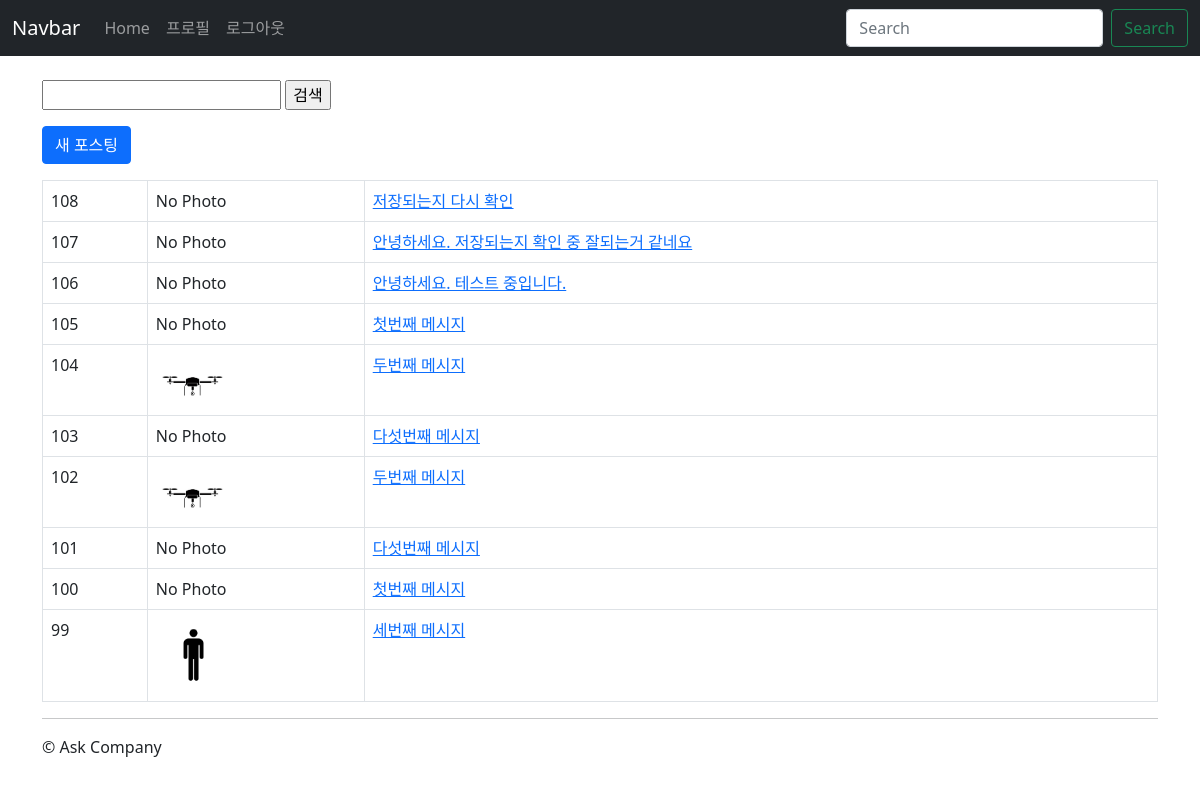
Before: /k-instagram/ (signed in) with the older database file.
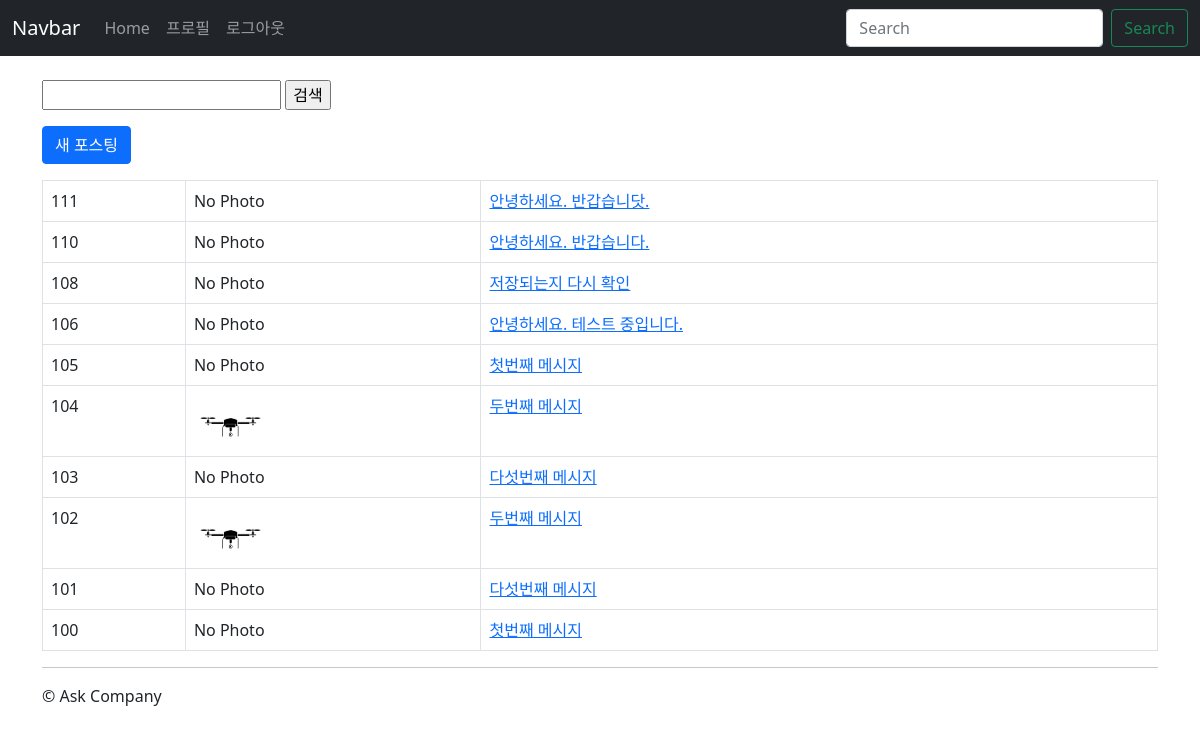
After: the same page with the newer database file.
### instagram/models.py (models this page shows, shortened)
class Post(models.Model):
    author = models.ForeignKey(settings.AUTH_USER_MODEL,
        on_delete=models.CASCADE, related_name='+')
    message = models.TextField(
        validators=[MinLengthValidator(10)]
    )
    photo = models.ImageField(blank=True, upload_to='instagram/post/%Y/%m/%d') # media���� �ؿ� upload_to ��ΰ� ������
    tag_set = models.ManyToManyField('Tag', blank=True) # Tag�� ������ ���, Tag�� ���� ���� �׾���(�ۼ� ��ÿ� ���ǵǾ� ���� ����)
    is_public = models.BooleanField(default=False, verbose_name='��������')
    create_at = models.DateTimeField(auto_now_add=True)
    update_at = models.DateTimeField(auto_now=True)
    def get_absolute_url(self):
        return reverse('instagram:post_detail', args=[self.pk])
    class Meta:
        ordering = ['-id']

### instagram/views.py (the view)
class PostListView(LoginRequiredMixin, ListView):
    model = Post
    paginate_by = 10

### instagram/templates/instagram/post_list.html (shortened to what this page needs)
{% extends 'instagram/layout.html' %}
{% load bootstrap4 %}
{% block content %}
    <form action="" method="get">
        <input type="text" name="q" value="{{ q }}"/>
        <input type="submit" value="검색"/>
    </form>
    <a href="{% url 'instagram:post_new' %}" class="btn btn-primary btn-block mt-3 mb-3">
        새 포스팅
    </a>
    <table class="table table-bordered table-hover">
        <tbody>
            {% for post in post_list %}
                <tr>
                    <td>
                        {{ post.pk }}
                    </td>
                    <td>
                        {% if post.photo %}
                            <img src="{{ post.photo.url }}" style="width: 75px;"/>
                        {% else %}
                            No Photo
                        {% endif %}
                    </td>
                    <td>
                        <a href="{{ post.get_absolute_url }}">
                            {{ post.message }}
                        </a>
                    </td>
                </tr>
            {% endfor %}
        </tbody>
    </table>
{% endblock content %}

### instagram/templates/instagram/layout.html
{% extends 'layout.html' %}

### askcompany/templates/layout.html (shortened to what this page needs)
{% load bootstrap4 static %}
<!doctype html>
<html lang="ko">
  	<head>
		<link rel="stylesheet" href="{% static 'bootstrap-5.0.0-beta1-dist/css/bootstrap.css' %}">
  	</head>
  	<body>
		<nav class="navbar navbar-expand-md navbar-dark bg-dark fixed-top">
			<div class="container-fluid">
				<a class="navbar-brand" href="#">Navbar</a>
				<div class="collapse navbar-collapse" id="navbarsExampleDefault">
					<ul class="navbar-nav me-auto mb-2 mb-md-0">
						<li class="nav-item active">
							<a class="nav-link" aria-current="page" href="#">Home</a>
						</li>
						{% if not user.is_authenticated %}
						<li class="nav-item">
							<a class="nav-link" href="{% url 'signup' %}">회원가입</a>
						</li>
						<li class="nav-item">
							<a class="nav-link" href="{% url 'login' %}?next={{ request.get_full_path }}">로그인</a>
						</li>
						{% else %}
						<li class="nav-item">
							<a class="nav-link" href="{% url 'profile' %}">프로필</a>
						</li>
						<li class="nav-item">
							<a class="nav-link" href="{% url 'logout' %}?next={{ request.get_full_path }}">로그아웃</a>
						</li>
						{% endif %}
					</ul>
					<form class="d-flex">
						<input class="form-control me-2" type="search" placeholder="Search"
						aria-label="Search">
						<button class="btn btn-outline-success" type="submit">Search</button>
					</form>
				</div>
			</div>
		</nav>
		<div class="container">
			<div class="row">
				<div class="col-sm-12">
					{% block content %}
					{% endblock content %}
					<hr/>
					&copy; Ask Company
				</div>
			</div>
		</div>
	</body>
</html>

### askcompany/templates/layout.html (style rules this page uses)
body { padding-top: 5rem; }

Changed rows visible on the page:
removed Post: pk "107", photo "No Photo", message "안녕하세요. 저장되는지 확인 중 잘되는거 같네요"
no longer on this page (row unchanged): Post: pk "99", photo (picture), message "세번째 메시지"
added Post: pk "111", photo "No Photo", message "안녕하세요. 반갑습니닷."
added Post: pk "110", photo "No Photo", message "안녕하세요. 반갑습니다."
